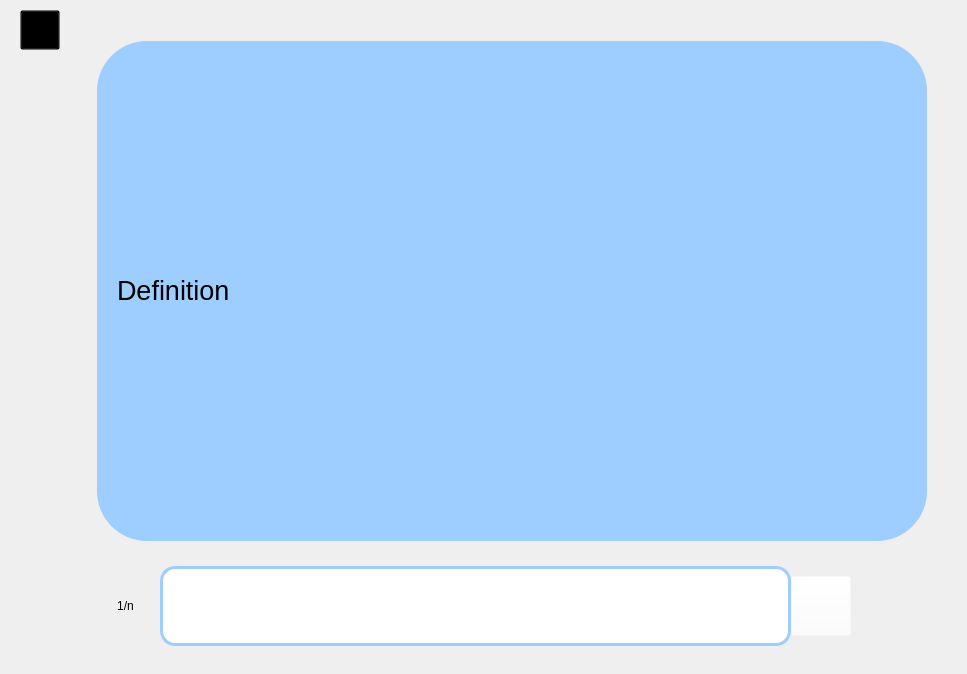
            <widget class="QWidget" name="ShortAnswer">
             <property name="sizePolicy">
              <sizepolicy hsizetype="Expanding" vsizetype="Expanding">
               <horstretch>0</horstretch>
               <verstretch>0</verstretch>
              </sizepolicy>
             </property>
             <property name="styleSheet">
              <string notr="true">#ShortAnswer{border-image: url(:/tree/дерево.jpg);}</string>
             </property>
             <layout class="QGridLayout" name="gridLayout_20">
              <property name="leftMargin">
               <number>10</number>
              </property>
              <property name="topMargin">
               <number>10</number>
              </property>
              <property name="rightMargin">
               <number>10</number>
              </property>
              <property name="bottomMargin">
               <number>10</number>
              </property>
              <item row="0" column="2">
               <widget class="QWidget" name="widget_17" native="true">
                <property name="sizePolicy">
                 <sizepolicy hsizetype="Minimum" vsizetype="Minimum">
                  <horstretch>0</horstretch>
                  <verstretch>0</verstretch>
                 </sizepolicy>
                </property>
                <property name="styleSheet">
                 <string notr="true">background-color: transparent;</string>
                </property>
                <layout class="QGridLayout" name="gridLayout_22">
                 <property name="leftMargin">
                  <number>0</number>
                 </property>
                 <property name="topMargin">
                  <number>0</number>
                 </property>
                 <property name="rightMargin">
                  <number>0</number>
                 </property>
                 <property name="bottomMargin">
                  <number>0</number>
                 </property>
                 <item row="0" column="0">
                  <layout class="QGridLayout" name="gridLayout_19">
                   <item row="1" column="0" alignment="Qt::AlignHCenter">
                    <widget class="QFrame" name="frame">
                     <property name="sizePolicy">
                      <sizepolicy hsizetype="Minimum" vsizetype="Minimum">
                       <horstretch>0</horstretch>
                       <verstretch>0</verstretch>
                      </sizepolicy>
                     </property>
                     <property name="minimumSize">
                      <size>
                       <width>840</width>
                       <height>90</height>
                      </size>
                     </property>
                     <property name="maximumSize">
                      <size>
                       <width>1300</width>
                       <height>150</height>
                      </size>
                     </property>
                     <property name="styleSheet">
                      <string notr="true">background-color: rgb(255, 255, 255,0);</string>
                     </property>
                     <layout class="QHBoxLayout" name="horizontalLayout_14">
                      <property name="spacing">
                       <number>0</number>
                      </property>
                      <property name="leftMargin">
                       <number>0</number>
                      </property>
                      <property name="topMargin">
                       <number>0</number>
                      </property>
                      <property name="rightMargin">
                       <number>0</number>
                      </property>
                      <property name="bottomMargin">
                       <number>0</number>
                      </property>
                      <item>
                       <widget class="QLabel" name="count_2">
                        <property name="sizePolicy">
                         <sizepolicy hsizetype="Minimum" vsizetype="Minimum">
                          <horstretch>0</horstretch>
                          <verstretch>0</verstretch>
                         </sizepolicy>
                        </property>
                        <property name="minimumSize">
                         <size>
                          <width>69</width>
                          <height>0</height>
                         </size>
                        </property>
                        <property name="maximumSize">
                         <size>
                          <width>173</width>
                          <height>80</height>
                         </size>
                        </property>
                        <property name="styleSheet">
                         <string notr="true">background-color:transparent;
font: 15pt &quot;Comic Sans MS&quot;;</string>
                        </property>
                        <property name="text">
                         <string>1/n</string>
                        </property>
                        <property name="alignment">
                         <set>Qt::AlignCenter</set>
                        </property>
                       </widget>
                      </item>
                      <item>
                       <widget class="QTextEdit" name="Term_2">
                        <property name="maximumSize">
                         <size>
                          <width>16777215</width>
                          <height>80</height>
                         </size>
                        </property>
                        <property name="font">
                         <font>
                          <family>Comic Sans MS</family>
                          <pointsize>18</pointsize>
                          <weight>50</weight>
                          <italic>false</italic>
                          <bold>false</bold>
                          <stylestrategy>PreferAntialias</stylestrategy>
                          <kerning>false</kerning>
                         </font>
                        </property>
                        <property name="whatsThis">
                         <string>&lt;!DOCTYPE HTML PUBLIC &quot;-//W3C//DTD HTML 4.0//EN&quot; &quot;http://www.w3.org/TR/REC-html40/strict.dtd&quot;&gt;
&lt;html&gt;&lt;head&gt;&lt;meta name=&quot;qrichtext&quot; content=&quot;1&quot; /&gt;&lt;style type=&quot;text/css&quot;&gt;
p, li { white-space: pre-wrap; }
&lt;/style&gt;&lt;/head&gt;&lt;body style=&quot; font-family:'Comic Sans MS'; font-size:28pt; font-weight:400; font-style:normal;&quot;&gt;
&lt;p align=&quot;justify&quot; style=&quot;-qt-paragraph-type:empty; margin-top:0px; margin-bottom:0px; margin-left:0px; margin-right:0px; -qt-block-indent:0; text-indent:0px;&quot;&gt;&lt;br /&gt;&lt;/p&gt;&lt;/body&gt;&lt;/html&gt;</string>
                        </property>
                        <property name="styleSheet">
                         <string notr="true">QTextEdit{
border-radius: 15px;
font: 18pt &quot;Comic Sans MS&quot;;
border: 3px solid  #9ecdff;
background-color: rgb(255, 255, 255)
}
</string>
                        </property>
                        <property name="lineWidth">
                         <number>1</number>
                        </property>
                        <property name="midLineWidth">
                         <number>0</number>
                        </property>
                        <property name="verticalScrollBarPolicy">
                         <enum>Qt::ScrollBarAlwaysOff</enum>
                        </property>
                        <property name="horizontalScrollBarPolicy">
                         <enum>Qt::ScrollBarAlwaysOff</enum>
                        </property>
                        <property name="lineWrapColumnOrWidth">
                         <number>1</number>
                        </property>
                        <property name="html">
                         <string>&lt;!DOCTYPE HTML PUBLIC &quot;-//W3C//DTD HTML 4.0//EN&quot; &quot;http://www.w3.org/TR/REC-html40/strict.dtd&quot;&gt;
&lt;html&gt;&lt;head&gt;&lt;meta name=&quot;qrichtext&quot; content=&quot;1&quot; /&gt;&lt;style type=&quot;text/css&quot;&gt;
p, li { white-space: pre-wrap; }
&lt;/style&gt;&lt;/head&gt;&lt;body style=&quot; font-family:'Comic Sans MS'; font-size:18pt; font-weight:400; font-style:normal;&quot;&gt;
&lt;p style=&quot;-qt-paragraph-type:empty; margin-top:0px; margin-bottom:0px; margin-left:0px; margin-right:0px; -qt-block-indent:0; text-indent:0px; font-family:'MS Shell Dlg 2';&quot;&gt;&lt;br /&gt;&lt;/p&gt;&lt;/body&gt;&lt;/html&gt;</string>
                        </property>
                        <property name="cursorWidth">
                         <number>1</number>
                        </property>
                       </widget>
                      </item>
                      <item>
                       <widget class="QPushButton" name="Check">
                        <property name="sizePolicy">
                         <sizepolicy hsizetype="Expanding" vsizetype="Expanding">
                          <horstretch>0</horstretch>
                          <verstretch>0</verstretch>
                         </sizepolicy>
                        </property>
                        <property name="maximumSize">
                         <size>
                          <width>60</width>
                          <height>60</height>
                         </size>
                        </property>
                        <property name="styleSheet">
                         <string notr="true">border-image: url(:/newPrefix/галоччка.png);</string>
                        </property>
                        <property name="text">
                         <string/>
                        </property>
                        <property name="checkable">
                         <bool>true</bool>
                        </property>
                       </widget>
                      </item>
                      <item>
                       <widget class="QPushButton" name="next_2">
                        <property name="sizePolicy">
                         <sizepolicy hsizetype="Expanding" vsizetype="Expanding">
                          <horstretch>0</horstretch>
                          <verstretch>0</verstretch>
                         </sizepolicy>
                        </property>
                        <property name="maximumSize">
                         <size>
                          <width>80</width>
                          <height>60</height>
                         </size>
                        </property>
                        <property name="styleSheet">
                         <string notr="true">border-radius: 25px;
background-color: rgb(64, 137, 255,0);</string>
                        </property>
                        <property name="text">
                         <string/>
                        </property>
                        <property name="icon">
                         <iconset resource="../../../Users/Евгения/PycharmProjects/Knowledge/images/icons.qrc">
                          <normaloff>:/newPrefix/направо.png</normaloff>:/newPrefix/направо.png</iconset>
                        </property>
                        <property name="iconSize">
                         <size>
                          <width>84</width>
                          <height>84</height>
                         </size>
                        </property>
                       </widget>
                      </item>
                     </layout>
                    </widget>
                   </item>
                   <item row="0" column="0">
                    <widget class="QStackedWidget" name="Shorty">
                     <property name="sizePolicy">
                      <sizepolicy hsizetype="Minimum" vsizetype="Minimum">
                       <horstretch>0</horstretch>
                       <verstretch>0</verstretch>
                      </sizepolicy>
                     </property>
                     <property name="styleSheet">
                      <string notr="true">background-color: rgb(0, 0, 0,0);
</string>
                     </property>
                     <property name="frameShape">
                      <enum>QFrame::StyledPanel</enum>
                     </property>
                     <property name="frameShadow">
                      <enum>QFrame::Raised</enum>
                     </property>
                     <widget class="QWidget" name="Card_page1_2">
                      <property name="sizePolicy">
                       <sizepolicy hsizetype="Expanding" vsizetype="Expanding">
                        <horstretch>0</horstretch>
                        <verstretch>0</verstretch>
                       </sizepolicy>
                      </property>
                      <property name="styleSheet">
                       <string notr="true"/>
                      </property>
                      <layout class="QGridLayout" name="gridLayout_17">
                       <property name="leftMargin">
                        <number>30</number>
                       </property>
                       <property name="topMargin">
                        <number>30</number>
                       </property>
                       <property name="rightMargin">
                        <number>29</number>
                       </property>
                       <property name="bottomMargin">
                        <number>0</number>
                       </property>
                       <item row="2" column="0">
                        <widget class="QLabel" name="Definition_2">
                         <property name="sizePolicy">
                          <sizepolicy hsizetype="Minimum" vsizetype="Minimum">
                           <horstretch>0</horstretch>
                           <verstretch>0</verstretch>
                          </sizepolicy>
                         </property>
                         <property name="minimumSize">
                          <size>
                           <width>830</width>
                           <height>500</height>
                          </size>
                         </property>
                         <property name="maximumSize">
                          <size>
                           <width>1000</width>
                           <height>16777215</height>
                          </size>
                         </property>
                         <property name="contextMenuPolicy">
                          <enum>Qt::ActionsContextMenu</enum>
                         </property>
                         <property name="toolTipDuration">
                          <number>0</number>
                         </property>
                         <property name="layoutDirection">
                          <enum>Qt::LeftToRight</enum>
                         </property>
                         <property name="styleSheet">
                          <string notr="true">background-color: rgb(158, 205, 255);
border-radius: 50px;
font: 22pt &quot;Comic Sans MS&quot;;
padding-left: 20px;
padding-right: 20px;</string>
                         </property>
                         <property name="text">
                          <string>&lt;!DOCTYPE HTML PUBLIC &quot;-//W3C//DTD HTML 4.0//EN&quot; &quot;http://www.w3.org/TR/REC-html40/strict.dtd&quot;&gt;
&lt;html&gt;&lt;head&gt;&lt;meta name=&quot;qrichtext&quot; content=&quot;1&quot; /&gt;&lt;style type=&quot;text/css&quot;&gt;
p, li { white-space: pre-wrap; }
&lt;/style&gt;&lt;/head&gt;&lt;body style=&quot; font-family:'Comic Sans MS'; font-size:22pt; font-weight:400; font-style:normal;&quot;&gt;
&lt;p align=&quot;justify&quot; style=&quot; margin-top:0px; margin-bottom:0px; margin-left:0px; margin-right:0px; -qt-block-indent:0; text-indent:0px;&quot;&gt;&lt;span style=&quot; font-size:20pt;&quot;&gt;Definition &lt;/span&gt;&lt;/p&gt;&lt;/body&gt;&lt;/html&gt;</string>
                         </property>
                         <property name="alignment">
                          <set>Qt::AlignCenter</set>
                         </property>
                         <property name="wordWrap">
                          <bool>true</bool>
                         </property>
                         <property name="openExternalLinks">
                          <bool>false</bool>
                         </property>
                        </widget>
                       </item>
                      </layout>
                     </widget>
                    </widget>
                   </item>
                  </layout>
                 </item>
                </layout>
               </widget>
              </item>
              <item row="0" column="0">
               <widget class="QWidget" name="widget_8" native="true">
                <property name="sizePolicy">
                 <sizepolicy hsizetype="Minimum" vsizetype="Minimum">
                  <horstretch>0</horstretch>
                  <verstretch>0</verstretch>
                 </sizepolicy>
                </property>
                <property name="maximumSize">
                 <size>
                  <width>16777215</width>
                  <height>16777215</height>
                 </size>
                </property>
                <property name="styleSheet">
                 <string notr="true">background-color: transparent;</string>
                </property>
                <layout class="QVBoxLayout" name="verticalLayout_16">
                 <property name="spacing">
                  <number>0</number>
                 </property>
                 <property name="leftMargin">
                  <number>10</number>
                 </property>
                 <property name="topMargin">
                  <number>0</number>
                 </property>
                 <property name="rightMargin">
                  <number>0</number>
                 </property>
                 <property name="bottomMargin">
                  <number>0</number>
                 </property>
                 <item>
                  <widget class="QPushButton" name="back_2">
                   <property name="minimumSize">
                    <size>
                     <width>40</width>
                     <height>40</height>
                    </size>
                   </property>
                   <property name="maximumSize">
                    <size>
                     <width>50</width>
                     <height>50</height>
                    </size>
                   </property>
                   <property name="text">
                    <string/>
                   </property>
                   <property name="icon">
                    <iconset resource="../../../Users/Евгения/PycharmProjects/Knowledge/images/icons.qrc">
                     <normaloff>:/newPrefix/налево.png</normaloff>:/newPrefix/налево.png</iconset>
                   </property>
                   <property name="iconSize">
                    <size>
                     <width>60</width>
                     <height>60</height>
                    </size>
                   </property>
                  </widget>
                 </item>
                 <item>
                  <spacer name="verticalSpacer_8">
                   <property name="orientation">
                    <enum>Qt::Vertical</enum>
                   </property>
                   <property name="sizeHint" stdset="0">
                    <size>
                     <width>20</width>
                     <height>614</height>
                    </size>
                   </property>
                  </spacer>
                 </item>
                </layout>
               </widget>
              </item>
             </layout>
            </widget>
